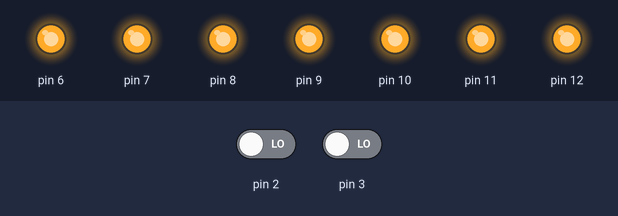
A sketch run on a simulated Arduino Uno, built with avr-gcc and run on an emulated ATmega328P. Shown: output pins drawn as LEDs (lit = HIGH). Dashed ring = blinking. Inputs (shaded band) come from the test bench; at power-on: pin 2 LOW, pin 3 LOW.

Above: at 1.2 s.
1.3 s: pin 2 driven HIGH
At 1.7 s:
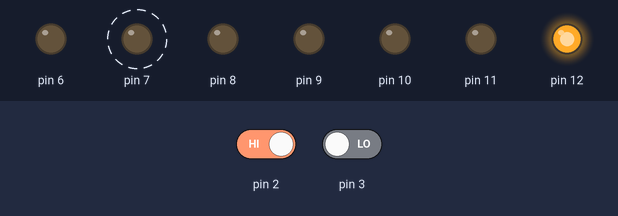
4.3 s: pin 2 driven LOW
At 4.9 s:
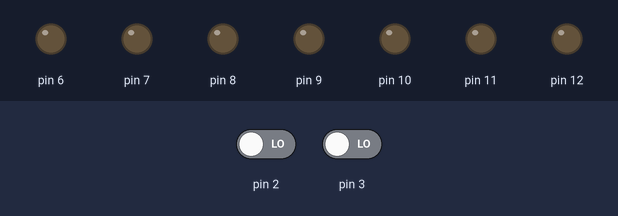
6.5 s: pin 3 driven HIGH
At 7.95 s:
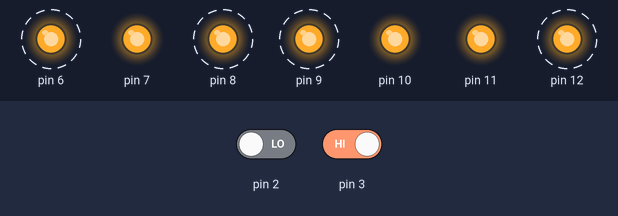
9.5 s: pin 3 driven LOW
At 10.1 s:
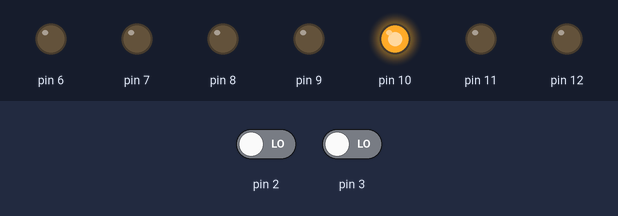
Timing chart, 0 to 12.5 s (numbered marks = the images above; inputs shaded):
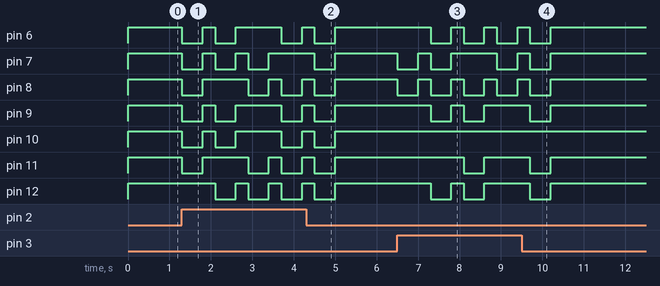

Measured:
- after the input at 1.3 s, pin 6: goes LOW 0.50 s, HIGH 0.30 s, LOW 0.50 s, HIGH 1.1 s, LOW 0.50 s, then HIGH, starting at once; pin 7: alternates HIGH for 0.30 s and LOW for 0.50 s, starting at once
- after the input at 4.3 s, pin 6–12: goes on until 5.0 s, then stays HIGH
- after the input at 6.5 s, pin 6, pin 9, pin 12: alternates HIGH for 0.30 s and LOW for 0.50 s, starting after 0.80 s; pin 7: goes LOW 0.50 s, HIGH 0.30 s, LOW 0.50 s, HIGH 1.1 s, LOW 0.50 s, then HIGH, starting at once; pin 8: alternates HIGH for 0.30 s and LOW for 0.50 s, starting at once; pin 11: HIGH → LOW after 1.6 s, → HIGH 0.50 s later
- after the input at 9.5 s, pin 6–9, pin 11, pin 12: goes on until 10.2 s, then stays HIGH

The sketch:

sketch_p2a4_v1_publish.ino
```cpp
//Even-Odd-Switch-Loop
//By: Tadeo Arellano Aldrick Victor
//Created MAR-27-2021
//Published MAR-27-2021
//Publsished for limited community usage (PPU/V) on https://github.com/aldrick-t/Even-Odd-Switch-Loop
//All Rights Reserved
//MAR 2021

int evenMode;
int oddMode;
int loopMode;

void setup(){
  pinMode(2,INPUT);
  pinMode(3,INPUT);

  pinMode(6,OUTPUT);
  pinMode(7,OUTPUT);
  pinMode(8,OUTPUT);
  pinMode(9,OUTPUT);
  pinMode(10,OUTPUT);
  pinMode(11,OUTPUT);
  pinMode(12,OUTPUT);
}

void decimal0(){
  digitalWrite(12,HIGH);
  digitalWrite(11,LOW);
  digitalWrite(10,LOW);
  digitalWrite(9,LOW);
  digitalWrite(8,LOW);
  digitalWrite(7,LOW);
  digitalWrite(6,LOW);
}

void decimal1(){
  digitalWrite(12,HIGH);
  digitalWrite(11,HIGH);
  digitalWrite(10,HIGH);
  digitalWrite(9,HIGH);
  digitalWrite(8,LOW);
  digitalWrite(7,LOW);
  digitalWrite(6,HIGH);
}
void decimal2(){
  digitalWrite(12,LOW);
  digitalWrite(11,HIGH);
  digitalWrite(10,LOW);
  digitalWrite(9,LOW);
  digitalWrite(8,HIGH);
  digitalWrite(7,LOW);
  digitalWrite(6,LOW);
}
void decimal3(){
  digitalWrite(12,LOW);
  digitalWrite(11,HIGH);
  digitalWrite(10,HIGH);
  digitalWrite(9,LOW);
  digitalWrite(8,LOW);
  digitalWrite(7,LOW);
  digitalWrite(6,LOW);
}
void decimal4(){
  digitalWrite(12,LOW);
  digitalWrite(11,LOW);
  digitalWrite(10,HIGH);
  digitalWrite(9,HIGH);
  digitalWrite(8,LOW);
  digitalWrite(7,LOW);
  digitalWrite(6,HIGH);
}
void decimal5(){
  digitalWrite(12,LOW);
  digitalWrite(11,LOW);
  digitalWrite(10,HIGH);
  digitalWrite(9,LOW);
  digitalWrite(8,LOW);
  digitalWrite(7,HIGH);
  digitalWrite(6,LOW);
}
void decimal6(){
  digitalWrite(12,LOW);
  digitalWrite(11,LOW);
  digitalWrite(10,LOW);
  digitalWrite(9,LOW);
  digitalWrite(8,LOW);
  digitalWrite(7,HIGH);
  digitalWrite(6,LOW);
}
void decimal7(){
  digitalWrite(12,HIGH);
  digitalWrite(11,HIGH);
  digitalWrite(10,HIGH);
  digitalWrite(9,HIGH);
  digitalWrite(8,LOW);
  digitalWrite(7,LOW);
  digitalWrite(6,LOW);
}
void decimal8(){
  digitalWrite(12,LOW);
  digitalWrite(11,LOW);
  digitalWrite(10,LOW);
  digitalWrite(9,LOW);
  digitalWrite(8,LOW);
  digitalWrite(7,LOW);
  digitalWrite(6,LOW);
}
void decimal9(){
  digitalWrite(12,LOW);
  digitalWrite(11,LOW);
  digitalWrite(10,HIGH);
  digitalWrite(9,LOW);
  digitalWrite(8,LOW);
  digitalWrite(7,LOW);
  digitalWrite(6,LOW);
}
void idle(){
  digitalWrite(12,HIGH);
  digitalWrite(11,HIGH);
  digitalWrite(10,HIGH);
  digitalWrite(9,HIGH);
  digitalWrite(8,HIGH);
  digitalWrite(7,HIGH);
  digitalWrite(6,HIGH);
}
void loopEven(){
  decimal0();
  delay(500);
  idle();
  delay(300);
  decimal2();
  delay(500);
  idle();
  delay(300);
  decimal4();
  delay(500);
  idle();
  delay(300);
  decimal6();
  delay(500);
  idle();
  delay(300);
  decimal8();
  delay(500);
  idle();
  delay(300);
}
void loopOdd(){
  decimal1();
  delay(500);
  idle();
  delay(300);
  decimal3();
  delay(500);
  idle();
  delay(300);
  decimal5();
  delay(500);
  idle();
  delay(300);
  decimal7();
  delay(500);
  idle();
  delay(300);
  decimal9();
  delay(500);
  idle();
  delay(300);
}

void loop(){
  evenMode = digitalRead(2);
  oddMode = digitalRead(3);

  if(evenMode==1){
    loopMode = 0;
  }

  else if(oddMode==1){
    loopMode = 1;
  }

  else{
    loopMode = 3;
  }

  switch(loopMode){

    case 0:
      loopEven();
      break;

    case 1:
      loopOdd();
      break;

    default:
      idle();
  }
}
```
